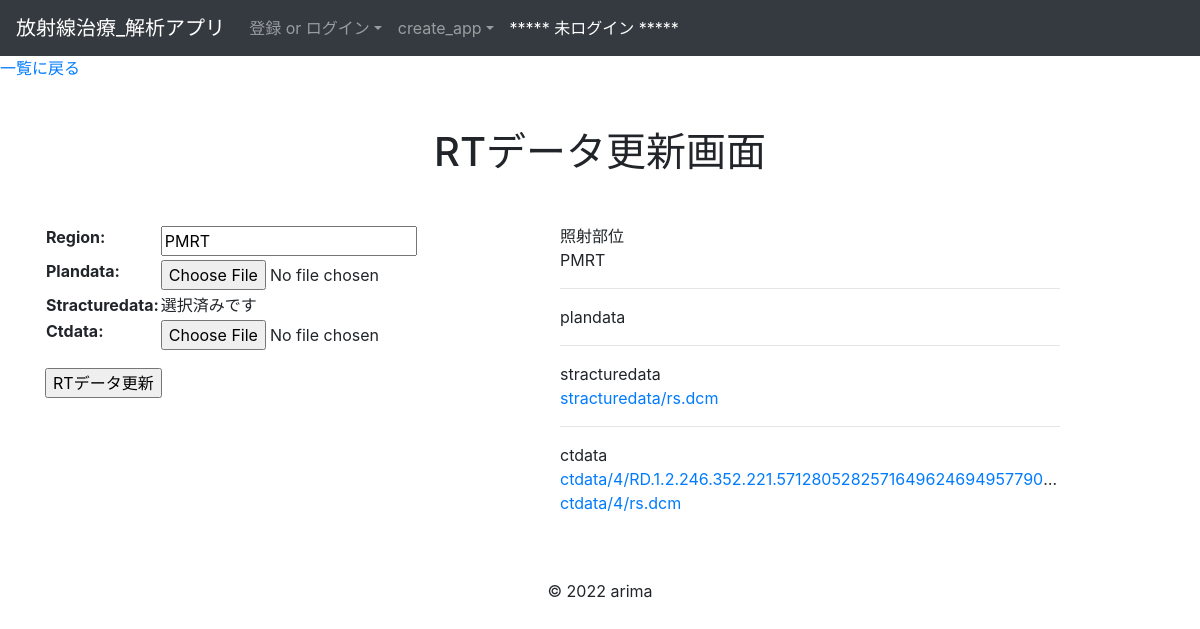
Page /analytics/edit_rtdata/4 on the earlier database version.
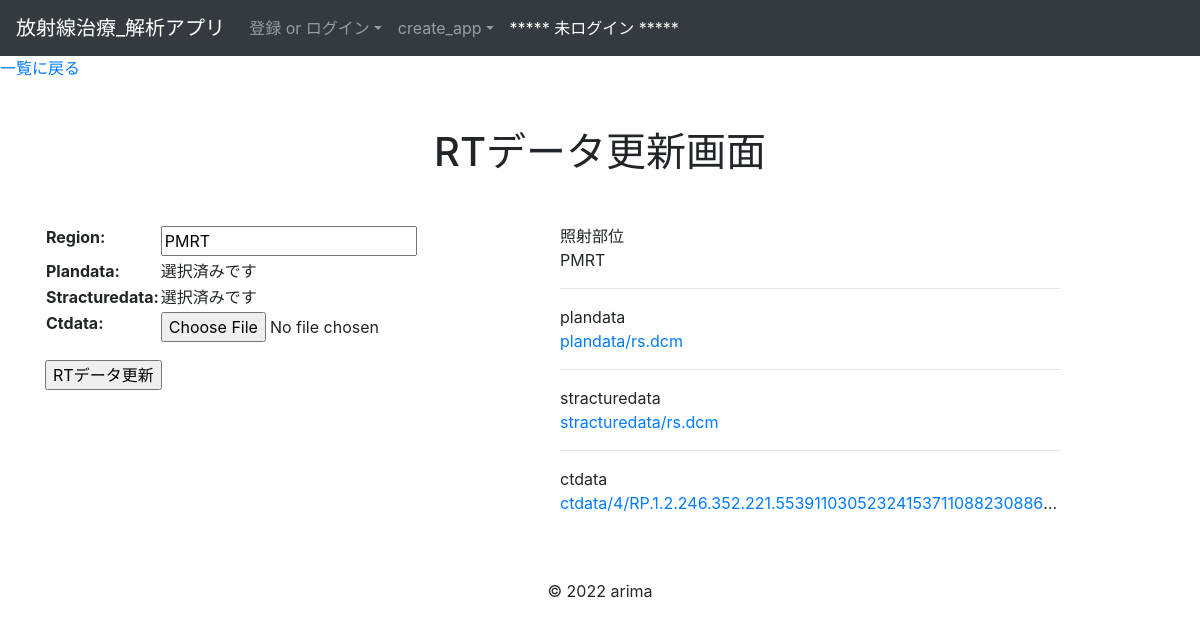
Same page on the later database version.
### analytics/models.py (models this page shows, shortened)
class BaseModel(models.Model):
    create_at = models.DateTimeField()
    update_at = models.DateTimeField()
    class Meta:
        abstract = True #Tableとして作成されないようにする

class Ctdatas(BaseModel):
    rtdata  = models.ForeignKey(
        'Rtdatas', on_delete=models.CASCADE
    )
    def file_upload_path(instance, filename):
        ext = filename
        new_name = instance.rtdata.id
        return f'ctdata/{new_name}/{ext}'
    ctdata = models.FileField(upload_to=file_upload_path)
    objects = CtdatasManager()
    class Meta:
        db_table = 'ctdatas'
        verbose_name_plural = 'CTデータ'

class Rtdatas(BaseModel):
    region = models.CharField(max_length=10)
    user = models.ForeignKey(
        'accounts.Users', on_delete=models.CASCADE
    )
    objects = RtdatasManager()
    class Meta:
        db_table = 'rtdata'
        verbose_name_plural = 'RTデータ'

class Stracturedatas(BaseModel):
    stracturedata = models.FileField(upload_to='stracturedata/')
    rtdata = models.OneToOneField(
        Rtdatas,
        on_delete=models.CASCADE,
        primary_key=True
    )
    objects = StracturedatasManager()
    class Meta:
        db_table = 'stracturedatas'
        verbose_name_plural = 'ストラクチャデータ'

class Plandatas(BaseModel):
    plandata = models.FileField(upload_to='plandata/')
    rtdata = models.OneToOneField(
        Rtdatas,
        on_delete=models.CASCADE,
        primary_key=True
    )
    objects = PlandatasManager()
    class Meta:
        db_table = 'plandatas'
        verbose_name_plural = 'プランデータ'

### analytics/views.py (the view, shortened to what this page needs)
# urls.py: path('edit_rtdata/<int:pk>', RtdataUpdateView.as_view(), name='edit_rtdata'),
class RtdataUpdateView(SuccessMessageMixin, UpdateView):
    model = Rtdatas
    template_name = 'analytics/update_rtdata.html'
    form_class = forms.UpdateRtdataForm
    success_message = '更新に成功しました'
    def get_context_data(self, **kwargs):
        context = super().get_context_data(**kwargs)
        plandata_form = forms.PlandataUploadForm()
        plandata = Plandatas.objects.filter_by_rtdata(rtdata=self.object)
        stracturedata_form = forms.StracturedataUploadForm()
        stracturedata =  Stracturedatas.objects.filter_by_rtdata(rtdata=self.object)
        ctdata_form = forms.CtdataUploadForm()
        ctdata =  Ctdatas.objects.filter_by_rtdata(rtdata=self.object)
        rtdata = Rtdatas.objects.get(id=self.object.id)
        context['rtdata'] = rtdata
        context['plandata'] = plandata
        context['plandata_form'] = plandata_form
        context['stracturedata'] = stracturedata
        context['stracturedata_form'] = stracturedata_form
        context['ctdata'] = ctdata
        context['ctdata_form'] = ctdata_form
        return context

### analytics/forms.py (shortened to what this page needs)
class UpdateRtdataForm(forms.ModelForm):
    class Meta:
        model = Rtdatas
        fields = ['region',]

class PlandataUploadForm(forms.ModelForm):
    plandata = forms.FileField(required=False)
    class Meta:
        model = Plandatas
        fields = ['plandata',]

### analytics/models.py (called while the page is built)
    def filter_by_rtdata(self, rtdata):
        return self.filter(rtdata=rtdata).all()

    def filter_by_rtdata(self, rtdata):
        return self.filter(rtdata=rtdata).all()

    def filter_by_rtdata(self, rtdata):
        return self.filter(rtdata=rtdata).all()

### templates/analytics/update_rtdata.html (shortened to what this page needs)
{% extends "base.html" %}
{% block content %}
  <a href="{% url 'analytics:list_rtdatas'%}">一覧に戻る</a>
<div class="container">
  <h1 class="text-center my-5">RTデータ更新画面</h1>
  <div class="row">
    <div class="col-5">
      <form method="POST" enctype='multipart/form-data'>
        <table>
          {{ form.as_table }}
          {% if object.plandatas.plandata == "" %}
            {{ plandata_form.as_table }}
          {% else%}
            <tr><th>Plandata:</th><td>選択済みです</td></tr>
          {% endif %}
          {% if object.stracturedatas.stracturedata == "" %}
            {{ stracturedata_form.as_table }}
          {% else%}
            <tr><th>Stracturedata:</th><td>選択済みです</td></tr>
          {% endif %}
          {{ ctdata_form.as_table }}
        </table>
        <input type="submit" value="RTデータ更新" class='mt-3'>
      </form>
    </div>
    <div class="col-6">
      <table class="text-truncate">
        <ul>
          <li class="text-truncate">照射部位<br>
            {{object.region}}
          </li><hr>
          <li class="text-truncate">plandata<br>
            <a href="{% url 'analytics:delete_plandata' pk=rtdata.id %}" onclick="return confirm('データを削除します。よろしいですか？')">{{ object.plandatas.plandata }}</a>
          </li><hr>
          <li class="text-truncate">stracturedata<br>
            <a href="{% url 'analytics:delete_stracturedata' pk=rtdata.id %}" onclick="return confirm('データを削除します。よろしいですか？')">{{ object.stracturedatas.stracturedata }}</a>
          </li><hr>
          <li class="text-truncate">ctdata<br>
            {% for data in ctdata %}
              <a  href="{% url 'analytics:delete_ctdata' pk=data.id rtdata=rtdata.id %}" onclick="return confirm('データを削除します。よろしいですか？')"> {{ data.ctdata }}</a><br>
            {% endfor %}
          </li>
        </ul>
      </table>
    </div>
  </div>
</div>
{% endblock %}

Differences in the rows shown:
removed Ctdatas: ctdata "ctdata/4/RD.1.2.246.352.221.5712805282571649624694957790…"
removed Ctdatas: ctdata "ctdata/4/rs.dcm"
changed Rtdatas "PMRT": plandatas.plandata (not shown) → "plandata/rs.dcm"
added Ctdatas: ctdata "ctdata/4/RP.1.2.246.352.221.55391103052324153711088230886…"
Other differences:
text now shown: "選択済みです"
